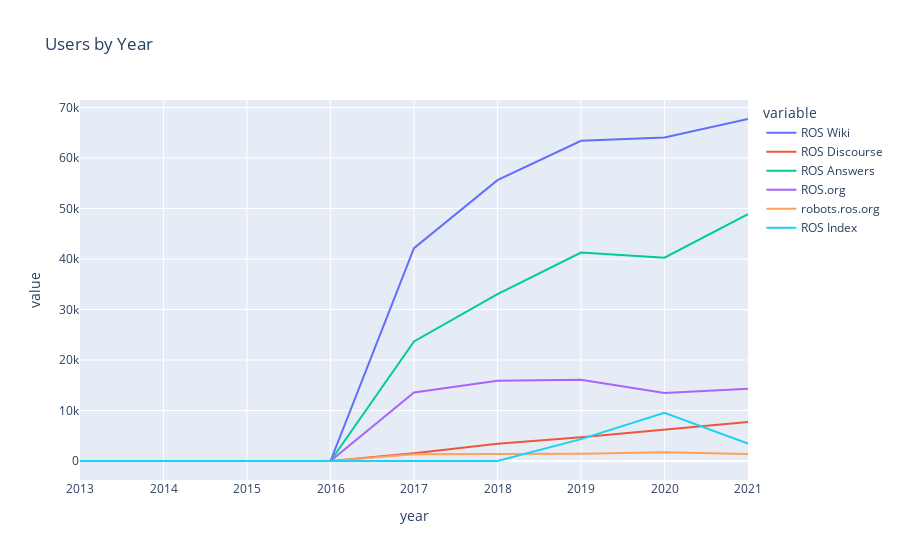

Notebook code cell kept with this figure:
### Code cell
metrics = [{'expression': 'ga:users'}]
years = [2013,2014,2015,2016,2017,2018,2019,2020,2021]

# Main loop, for each web property fetch stats by years. 
hit_stats = []
for web in websites:
    hit_stats.append(fetch_stats(web,metrics,years))

df = stats_to_df(years,web_names,hit_stats)
fig = px.line(df, x="year", y=df.columns,title="Users by Year")
fig.show()

### Figure 1 — Plotly figure (JSON) as saved in the notebook; plotly's stock layout.template omitted (floating-point values rounded to 4 significant figures)
{"data": [{"hovertemplate": "variable=ROS Wiki<br>year=%{x}<br>value=%{y}<extra></extra>", "legendgroup": "ROS Wiki", "line": {"color": "#636efa", "dash": "solid"}, "mode": "lines", "name": "ROS Wiki", "orientation": "v", "showlegend": true, "type": "scatter", "x": [2013, 2014, 2015, 2016, 2017, 2018, 2019, 2020, 2021], "xaxis": "x", "y": [0, 0, 0, 0, 42145, 55607, 63403, 64061, 67723], "yaxis": "y"}, {"hovertemplate": "variable=ROS Discourse<br>year=%{x}<br>value=%{y}<extra></extra>", "legendgroup": "ROS Discourse", "line": {"color": "#EF553B", "dash": "solid"}, "mode": "lines", "name": "ROS Discourse", "orientation": "v", "showlegend": true, "type": "scatter", "x": [2013, 2014, 2015, 2016, 2017, 2018, 2019, 2020, 2021], "xaxis": "x", "y": [0, 0, 0, 0, 1543, 3403, 4713, 6207, 7721], "yaxis": "y"}, {"hovertemplate": "variable=ROS Answers<br>year=%{x}<br>value=%{y}<extra></extra>", "legendgroup": "ROS Answers", "line": {"color": "#00cc96", "dash": "solid"}, "mode": "lines", "name": "ROS Answers", "orientation": "v", "showlegend": true, "type": "scatter", "x": [2013, 2014, 2015, 2016, 2017, 2018, 2019, 2020, 2021], "xaxis": "x", "y": [0, 0, 0, 0, 23669, 33056, 41289, 40266, 48882], "yaxis": "y"}, {"hovertemplate": "variable=ROS.org<br>year=%{x}<br>value=%{y}<extra></extra>", "legendgroup": "ROS.org", "line": {"color": "#ab63fa", "dash": "solid"}, "mode": "lines", "name": "ROS.org", "orientation": "v", "showlegend": true, "type": "scatter", "x": [2013, 2014, 2015, 2016, 2017, 2018, 2019, 2020, 2021], "xaxis": "x", "y": [0, 0, 0, 0, 13578, 15894, 16105, 13476, 14328], "yaxis": "y"}, {"hovertemplate": "variable=robots.ros.org<br>year=%{x}<br>value=%{y}<extra></extra>", "legendgroup": "robots.ros.org", "line": {"color": "#FFA15A", "dash": "solid"}, "mode": "lines", "name": "robots.ros.org", "orientation": "v", "showlegend": true, "type": "scatter", "x": [2013, 2014, 2015, 2016, 2017, 2018, 2019, 2020, 2021], "xaxis": "x", "y": [0, 0, 0, 0, 1359, 1433, 1435, 1714, 1410], "yaxis": "y"}, {"hovertemplate": "variable=ROS Index<br>year=%{x}<br>value=%{y}<extra></extra>", "legendgroup": "ROS Index", "line": {"color": "#19d3f3", "dash": "solid"}, "mode": "lines", "name": "ROS Index", "orientation": "v", "showlegend": true, "type": "scatter", "x": [2013, 2014, 2015, 2016, 2017, 2018, 2019, 2020, 2021], "xaxis": "x", "y": [0, 0, 0, 0, 0, 0, 4337, 9541, 3443], "yaxis": "y"}], "layout": {"legend": {"title": {"text": "variable"}, "tracegroupgap": 0}, "title": {"text": "Users by Year"}, "xaxis": {"anchor": "y", "domain": [0, 1], "title": {"text": "year"}}, "yaxis": {"anchor": "x", "domain": [0, 1], "title": {"text": "value"}}}}
